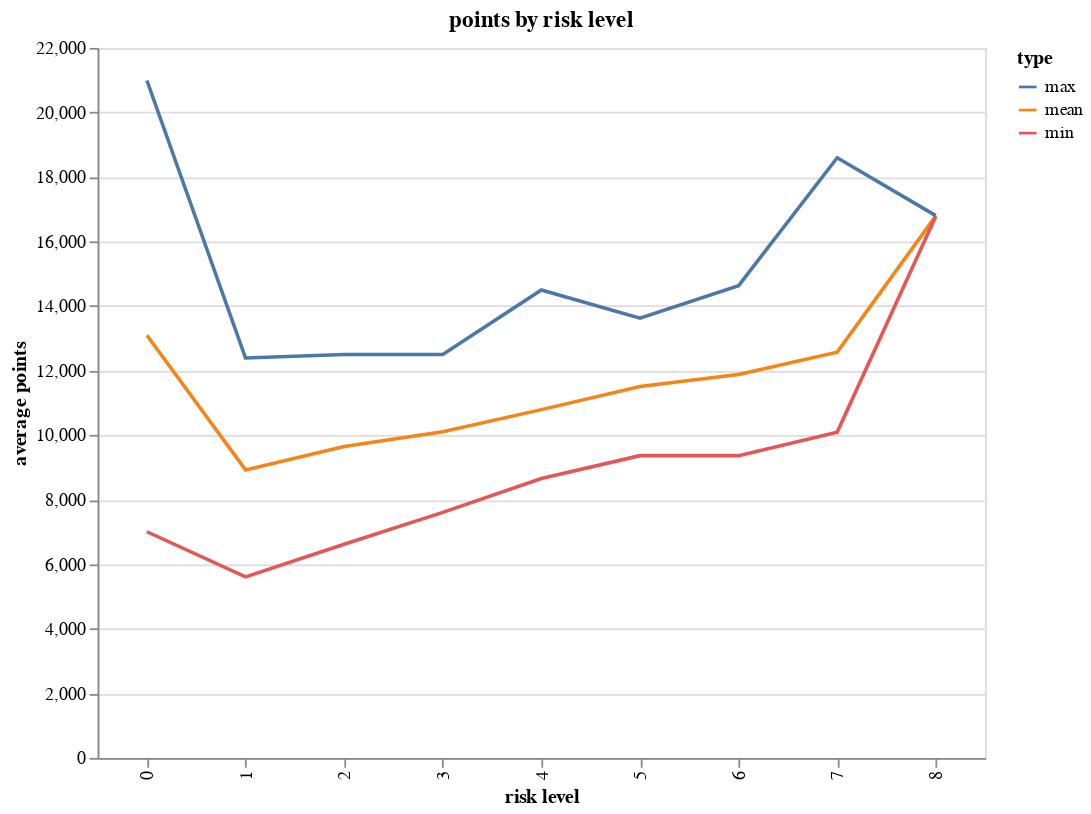

Here is the notebook cell this chart was saved with:
### Code cell
alt.Chart(points_combined).mark_line().encode(
    x=alt.Y('RunId:N', title='risk level'),
    y=alt.Y('points', title='average points'),
    color='type'
).properties(
    title='points by risk level',
    width=500,
    height=400
)

### Figure 1 — Vega-Lite specification as saved in the notebook (floating-point values rounded to 4 significant figures)
{"config": {"view": {"continuousWidth": 300, "continuousHeight": 300}}, "data": {"name": "data-b0ed5e151ca32a31fca5d7d20225299a"}, "mark": {"type": "line"}, "encoding": {"color": {"field": "type", "type": "nominal"}, "x": {"field": "RunId", "title": "risk level", "type": "nominal"}, "y": {"field": "points", "title": "average points", "type": "quantitative"}}, "height": 400, "title": "points by risk level", "width": 500, "$schema": "https://vega.github.io/schema/vega-lite/v5.20.1.json", "datasets": {"data-b0ed5e151ca32a31fca5d7d20225299a": [{"RunId": 0, "points": 13100.0, "type": "mean"}, {"RunId": 1, "points": 8925.0, "type": "mean"}, {"RunId": 2, "points": 9651.0, "type": "mean"}, {"RunId": 3, "points": 10110.0, "type": "mean"}, {"RunId": 4, "points": 10790.0, "type": "mean"}, {"RunId": 5, "points": 11510.0, "type": "mean"}, {"RunId": 6, "points": 11880.0, "type": "mean"}, {"RunId": 7, "points": 12570.0, "type": "mean"}, {"RunId": 8, "points": 16800.0, "type": "mean"}, {"RunId": 0, "points": 7008.0, "type": "min"}, {"RunId": 1, "points": 5612.0, "type": "min"}, {"RunId": 2, "points": 6619.0, "type": "min"}, {"RunId": 3, "points": 7610.0, "type": "min"}, {"RunId": 4, "points": 8656.0, "type": "min"}, {"RunId": 5, "points": 9366.0, "type": "min"}, {"RunId": 6, "points": 9366.0, "type": "min"}, {"RunId": 7, "points": 10100.0, "type": "min"}, {"RunId": 8, "points": 16790.0, "type": "min"}, {"RunId": 0, "points": 20990.0, "type": "max"}, {"RunId": 1, "points": 12390.0, "type": "max"}, {"RunId": 2, "points": 12500.0, "type": "max"}, {"RunId": 3, "points": 12500.0, "type": "max"}, {"RunId": 4, "points": 14500.0, "type": "max"}, {"RunId": 5, "points": 13630.0, "type": "max"}, {"RunId": 6, "points": 14630.0, "type": "max"}, {"RunId": 7, "points": 18600.0, "type": "max"}, {"RunId": 8, "points": 16800.0, "type": "max"}]}}
